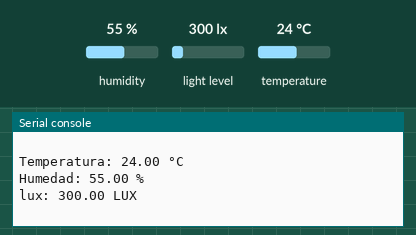
Recording of a program running on a simulated MicroPython board. Shown: the last lines printed to the serial console. The inputs (shaded band) are chosen by the test bench; at power-on: humidity 55 %, light level 300 lx, temperature 24 °C. Library files of the repository ran but are not shown: bh1750.py, ahtx0.py.

Above: at 1.2 s.
1.3 s: humidity set to 22 %
4.4 s: light level set to 40 lx
At 5.37 s:
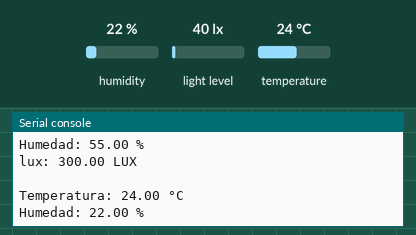
7.5 s: temperature set to 12 °C
At 11.7 s:
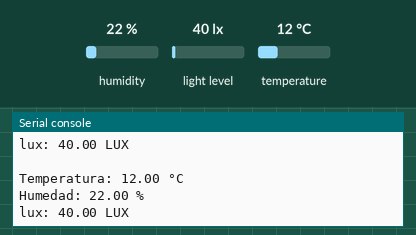

The program:

main.py
```python
from machine import Pin, I2C
from bh1750 import BH1750
import ahtx0
from utime import sleep

scl = Pin(5)
sda = Pin(4)
i2c = I2C(scl, sda)

luz = BH1750(i2c)
# Create the sensor object using I2C
sensor = ahtx0.AHT10(i2c)

while True:
    print("\nTemperatura: %0.2f °C" % sensor.temperature)
    print("Humedad: %0.2f %%" % sensor.relative_humidity)
    print("lux: %0.2f LUX" % luz.luminance(BH1750.ONCE_HIRES_1))
    sleep(5)
```

Measured:
- after the input at 7.5 s, the serial console: prints a new line after 2.9 s (image 2)
